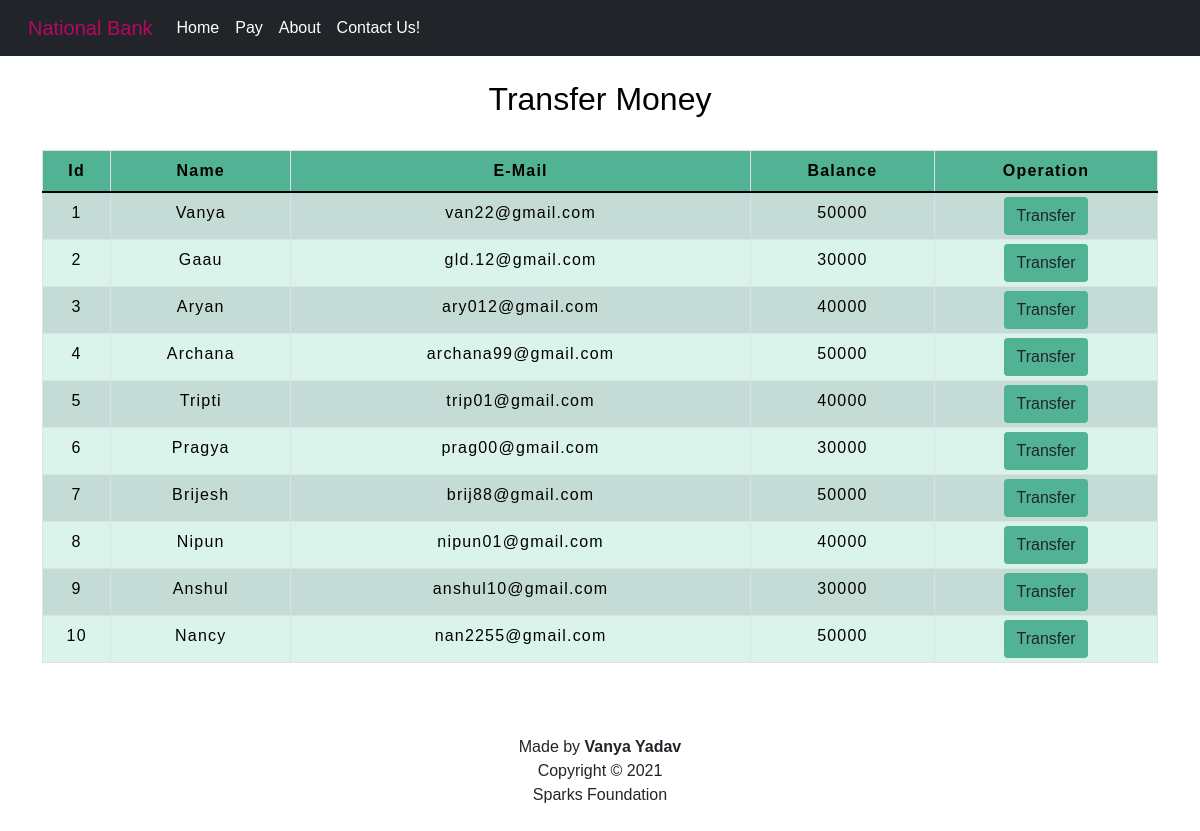
The app's page /transfermoney.php with its own data.
### tables this page shows
CREATE TABLE `users` (
  `id` int(3) NOT NULL,
  `name` text NOT NULL,
  `email` varchar(30) NOT NULL,
  `balance` int(8) NOT NULL
);

### transfermoney.php (the view, shortened to what this page needs)
<!DOCTYPE html>
<html lang="en">
<head>
    <link rel="stylesheet" href="https://maxcdn.bootstrapcdn.com/bootstrap/4.0.0/css/bootstrap.min.css">
    <link rel="stylesheet" type="text/css" href="css/table.css">
    <link href="https://cdn.jsdelivr.net/npm/bootstrap@5.0.2/dist/css/bootstrap.min.css" rel="stylesheet">
    <link href="css/styles.css" rel="stylesheet">
</head>
<body background="img/create.jpg";>
<?php
    include 'config.php';
    $sql = "SELECT * FROM users";
    $result = mysqli_query($conn,$sql);
?>
<?php
  include 'navbar.php';
?>
<div class="container">
        <h2 class="text-center pt-4" style="color : black;">Transfer Money</h2>
        <br>
            <div class="row">
                <div class="col">
                    <div class="table-responsive-sm">
                    <table class="table table-hover table-sm table-striped table-condensed table-bordered" style="background-color:#DAF4EC;">
                        <thead style="color : black;">
                            <tr style="background-color : #51B294;">
                            <th scope="col" class="text-center py-2">Id</th>
                            <th scope="col" class="text-center py-2">Name</th>
                            <th scope="col" class="text-center py-2">E-Mail</th>
                            <th scope="col" class="text-center py-2">Balance</th>
                            <th scope="col" class="text-center py-2">Operation</th>
                            </tr>
                        </thead>
                        <tbody>
                <?php
                    while($rows=mysqli_fetch_assoc($result)){
                ?>
                    <tr style="color : black;">
                        <td class="py-2"><?php echo $rows['id'] ?></td>
                        <td class="py-2"><?php echo $rows['name']?></td>
                        <td class="py-2"><?php echo $rows['email']?></td>
                        <td class="py-2"><?php echo $rows['balance']?></td>
                        <td><a href="selecteduserdetail.php?id= <?php echo $rows['id'] ;?>"> <button type="button" class="btn" style="background-color : #51B294;">Transfer</button></a></td>
                    </tr>
                <?php
                    }
                ?>
                        </tbody>
                    </table>
                    </div>
                </div>
            </div>
         </div>
         <footer class="text-center mt-5 py-2">
        <p> Made by <b>Vanya Yadav</b> <br>Copyright &copy 2021 <br> Sparks Foundation</p>
      </footer>
</body>
</html>

### navbar.php (shortened to what this page needs)
<nav class="navbar navbar-expand-lg navbar-dark bg-dark">
        <div class="container-fluid">
          <a class="navbar-brand" href="index.php" style="color:#b90760">National Bank</a>
          <div class="collapse navbar-collapse" id="navbarSupportedContent">
            <ul class="navbar-nav me-auto mb-2 mb-lg-0">
              <li class="nav-item">
                <a class="nav-link active" aria-current="page" href="index.php">Home</a>
              </li>
              <li class="nav-item">
                <a class="nav-link active" href="transfermoney.php">Pay</a>
              </li>
              <li class="nav-item">
                <a class="nav-link active" href="about.php">About</a>
              </li>
              <li class="nav-item">
                <a class="nav-link active" href="contact.php">Contact Us!</a>
              </li>
            </ul>
          </div>
        </div>
      </nav>

### css/table.css (style rules this page uses)
* { padding: 0; margin: 0; box-sizing: border-box; font-family: sans-serif; }
h2 { font-size: 40px; }
table { letter-spacing: 1.2px; }
td { text-align: center; }
button { border:none; background: #d9d9d9; transition: 1s; }

### transfermoney.php (style rules this page uses)
button { transition: 1.5s; }

### records on screen
users: id "1", name "Vanya", email "van22@gmail.com", balance "50000"
users: id "2", name "Gaau", email "gld.12@gmail.com", balance "30000"
users: id "3", name "Aryan", email "ary012@gmail.com", balance "40000"
users: id "4", name "Archana", email "archana99@gmail.com", balance "50000"
users: id "5", name "Tripti", email "trip01@gmail.com", balance "40000"
users: id "6", name "Pragya", email "prag00@gmail.com", balance "30000"
users: id "7", name "Brijesh", email "brij88@gmail.com", balance "50000"
users: id "8", name "Nipun", email "nipun01@gmail.com", balance "40000"
users: id "9", name "Anshul", email "anshul10@gmail.com", balance "30000"
users: id "10", name "Nancy", email "nan2255@gmail.com", balance "50000"
